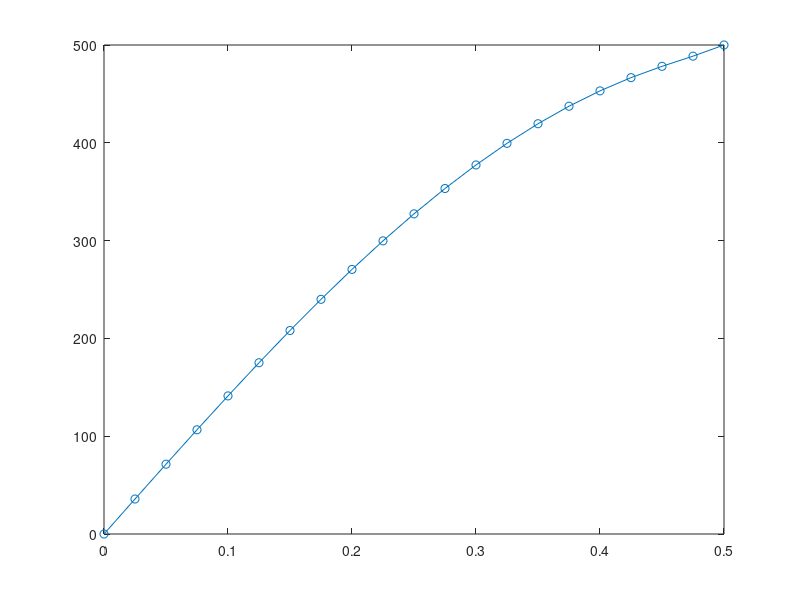

MATLAB code to generate this figure:
clc 
clear

%dx value given 
dx = 0.025;

%dy value given 
dy = 0.025;

%Length given - 
Length = 1;

%No of elements - 
elemX = Length/dx; %x axis
elemY = Length/dy; %y axis

%Number of nodes
nodesX = elemX + 1;
nodesY = elemY + 1;

%information given 
alpha = 0.0001;

%dt 
dt = 0.16;

%time to run the simulation 
TIME = 10;

%Max iterations limit 
maxIter = 1e10;

%Tollerance 
toll = 1e-10;

%initiallising discritising variable used in the expression 
A = (dx*dx)/(dt*alpha);

%meshgrid formation 
crdx = (1:nodesX);
crdy = (1:nodesY);
crdx = (crdx-1)/elemX;
crdy = (crdy-1)/elemY;

%initial conditions
for(i = 1:nodesX)
    for(j=1:nodesY)
        if(j>(nodesY+1)/2 && i>(nodesY+1)/2)
            continue
        end
        T(i,j) = 400*sin(pi*crdx(i))*sin(pi*crdy(j)) + 400*crdx(i)*crdy(j);
    end
end

%Initiating neumann boundary conditions
for j=1:(nodesY+1)/2
    T(nodesX+1,j) = T(nodesX-1,j);
end
for j=1:(nodesX+1)/2
    T(j,nodesY+1) = T(j,nodesY-1);
end

%Initiallising temp initial vector 
Tinitial = T;

%temporal loop starts here 
for t = 1:maxIter
    time = t*dt;
    if(time > TIME)
        break 
    end
    TPrev = T;
    %Gauss Sidel loop starts here 
    for l = 1:maxIter
        Tg = T;
        %space loop starts here 
        for m = 2:nodesX
            for n = 2:nodesY
                if(n>=(nodesY+1)/2 && m>=(nodesY+1)/2)
                    continue
                end
                T(m,n) = TPrev(m,n)*A + 0.5*(TPrev(m+1,n) - 2*TPrev(m,n) + TPrev(m-1,n)) +...
                    0.5*(TPrev(m,n+1) - 2*TPrev(m,n) + TPrev(m,n-1)) +...
                    0.5*(T(m+1,n) - 2*T(m,n) + T(m-1,n)) + 0.5*(T(m,n+1) - 2*T(m,n) + T(m,n-1));
                T(m,n) = T(m,n)/A;
            end 
        end
        %Initiating neumann boundary conditions
        for j=1:(nodesY+1)/2
            T(nodesX+1,j) = T(nodesX-1,j);
        end
        for j=1:(nodesX+1)/2
            T(j,nodesY+1) = T(j,nodesY-1);
        end
        errorGs = abs(norm(T - Tg)/(norm(T)+1e-12));
        if(errorGs < toll)
            break
        end
    end
    errorSt = abs(norm(T - TPrev)/(norm(T)+1e-12));
end

%Plotting 
for i = 1:(nodesY+1)/2
    pltT(i) = T((nodesX+1)/2 , i);
    pltY(i) = crdy(i);
end
figure(1)
plot(pltY,pltT)
hold on
scatter(pltY,pltT)
hold off

T1 = T;
save x016.mat T1



